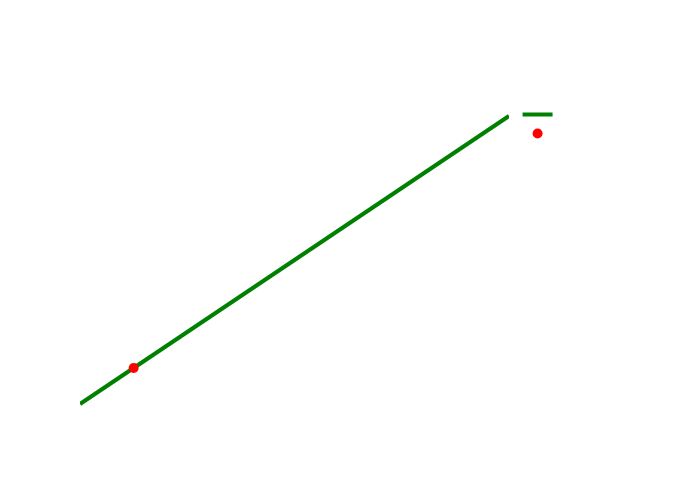

Notebook source saved alongside this figure:
### Code cell
plot_capm_line(Rf=0.12, Rm=0.15, B=0.5)

### Figure 1 — Plotly figure (JSON) as saved in the notebook; plotly's stock layout.template omitted (floating-point values rounded to 4 significant figures)
{"data": [{"line": {"color": "green", "width": 4}, "mode": "lines", "name": "SML", "type": "scatter", "x": [0, 0.08163, 0.1633, 0.2449, 0.3265, 0.4082, 0.4898, 0.5714, 0.6531, 0.7347, 0.8163, 0.898, 0.9796, 1.061, 1.143, 1.224, 1.306, 1.388, 1.469, 1.551, 1.633, 1.714, 1.796, 1.878, 1.959, 2.041, 2.122, 2.204, 2.286, 2.367, 2.449, 2.531, 2.612, 2.694, 2.776, 2.857, 2.939, 3.02, 3.102, 3.184, 3.265, 3.347, 3.429, 3.51, 3.592, 3.673, 3.755, 3.837, 3.918, 4], "y": [0.12, 0.1224, 0.1249, 0.1273, 0.1298, 0.1322, 0.1347, 0.1371, 0.1396, 0.142, 0.1445, 0.1469, 0.1494, 0.1518, 0.1543, 0.1567, 0.1592, 0.1616, 0.1641, 0.1665, 0.169, 0.1714, 0.1739, 0.1763, 0.1788, 0.1812, 0.1837, 0.1861, 0.1886, 0.191, 0.1935, 0.1959, 0.1984, 0.2008, 0.2033, 0.2057, 0.2082, 0.2106, 0.2131, 0.2155, 0.218, 0.2204, 0.2229, 0.2253, 0.2278, 0.2302, 0.2327, 0.2351, 0.2376, 0.24]}, {"marker": {"color": "red", "size": 10}, "mode": "markers", "name": "Rentabilidad Esperada", "type": "scatter", "x": [0.5], "y": [0.135]}], "layout": {"height": 500, "legend": {"font": {"color": "white"}}, "paper_bgcolor": "rgba(0,0,0,0)", "plot_bgcolor": "rgba(0,0,0,0)", "showlegend": true, "title": {"font": {"color": "white", "size": 20}, "text": "CAPM - Capital Asset Pricing Model", "x": 0.41, "y": 0.9}, "width": 700, "xaxis": {"dtick": 0.4, "gridcolor": "rgba(255, 255, 255, 0.1)", "linecolor": "white", "showgrid": true, "tickcolor": "white", "tickfont": {"color": "white"}, "ticks": "outside", "title": {"font": {"color": "white"}, "text": "Beta (Riesgo Sistemático)"}}, "yaxis": {"dtick": 0.02, "gridcolor": "rgba(255, 255, 255, 0.1)", "linecolor": "white", "showgrid": true, "tickcolor": "white", "tickfont": {"color": "white"}, "ticks": "outside", "title": {"font": {"color": "white"}, "text": "Rentabilidad Esperada"}}}}
